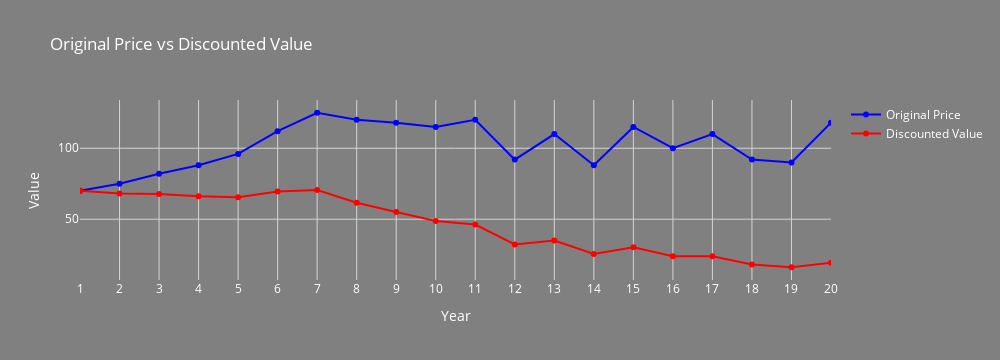

Notebook code for this chart:
### Markdown cell above
## DISCOUNTED VALUES OF ORE SALES PRICES
---
The primary goal of COG Optimization is to maximize Net Present Value (NPV). There are two main tactics to achieve this. The first tactic is to prioritize high-grade, high-yield production in the initial years. The second tactic involves prioritizing high-grade, high-yield production during periods of high revenue. To properly assess the significance of future price trends, it is necessary to discount them to their present value. For instance, is a unit price of 120 USD in year 7 more favorable than a price of 100 USD in year 2?

**As can be clearly seen in the graph below, a unit price of  120 USD in year 11 is significantly less valuable than a price of 75 USD in year 2.**

### Code cell
price = [70, 75, 82, 88, 96, 112, 125, 120, 118, 115, 120, 92, 110, 88, 115, 100, 110, 92, 90, 118]
years = list(range(1, len(price) + 1))
df_price = pd.DataFrame({'Year': years, 'price': price})
discount_rate = 0.10
def calculate_discounted_npv(prices, discount_rate):
    discounted_values = []
    for t in range(len(prices)):
        discounted_value = prices[t] / (1 + discount_rate) ** t
        discounted_values.append(discounted_value)
    return discounted_values

discounted_values = calculate_discounted_npv(price, discount_rate)
df_dis_price = pd.DataFrame({'Year': years,'price': price,'Discounted Value': discounted_values})

fig = go.Figure()
fig.add_trace(go.Scatter(x=df_dis_price['Year'],y=df_dis_price['price'],mode='markers+lines',name='Original Price',line=dict(color='blue')))
fig.add_trace(go.Scatter(x=df_dis_price['Year'],y=df_dis_price['Discounted Value'],mode='markers+lines',name='Discounted Value',line=dict(color='red')))
fig.update_layout(title='Original Price vs Discounted Value',xaxis_title='Year',yaxis_title='Value',xaxis=dict(tickmode='linear',tick0=1,dtick=1,range=[1, 20]),
plot_bgcolor='grey',paper_bgcolor='grey',width=1000,font=dict(color='white'),xaxis_gridcolor='lightgray',yaxis_gridcolor='lightgray')
fig.show()

### Figure 1 — Plotly figure (JSON) as saved in the notebook; plotly's stock layout.template omitted (floating-point values rounded to 4 significant figures)
{"data": [{"line": {"color": "blue"}, "mode": "markers+lines", "name": "Original Price", "type": "scatter", "x": [1, 2, 3, 4, 5, 6, 7, 8, 9, 10, 11, 12, 13, 14, 15, 16, 17, 18, 19, 20], "y": [70, 75, 82, 88, 96, 112, 125, 120, 118, 115, 120, 92, 110, 88, 115, 100, 110, 92, 90, 118]}, {"line": {"color": "red"}, "mode": "markers+lines", "name": "Discounted Value", "type": "scatter", "x": [1, 2, 3, 4, 5, 6, 7, 8, 9, 10, 11, 12, 13, 14, 15, 16, 17, 18, 19, 20], "y": [70, 68.18, 67.77, 66.12, 65.57, 69.54, 70.56, 61.58, 55.05, 48.77, 46.27, 32.25, 35.05, 25.49, 30.28, 23.94, 23.94, 18.2, 16.19, 19.29]}], "layout": {"font": {"color": "white"}, "height": 360, "paper_bgcolor": "grey", "plot_bgcolor": "grey", "title": {"text": "Original Price vs Discounted Value"}, "width": 1000, "xaxis": {"dtick": 1, "gridcolor": "lightgray", "range": [1, 20], "tick0": 1, "tickmode": "linear", "title": {"text": "Year"}, "type": "linear"}, "yaxis": {"autorange": true, "gridcolor": "lightgray", "range": [7.208, 134.0], "title": {"text": "Value"}, "type": "linear"}}}
